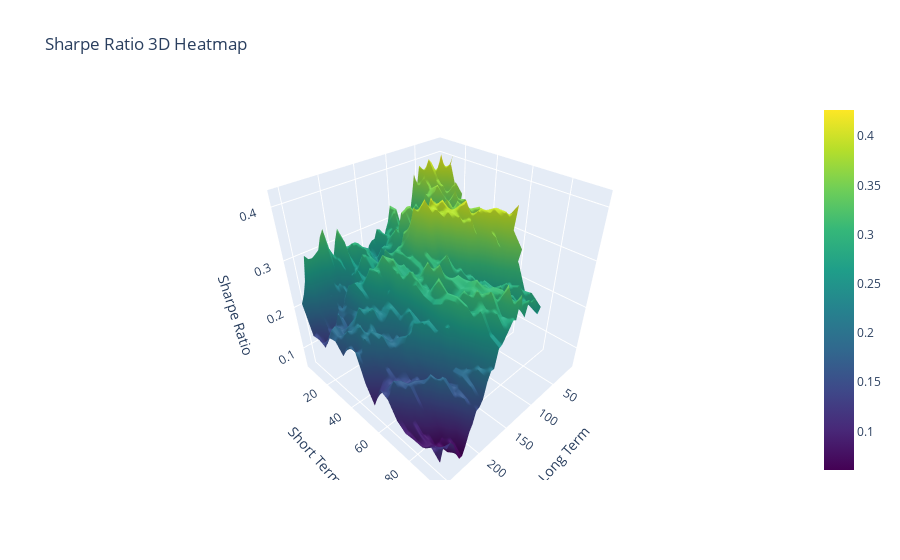

This figure's notebook cell:
### Code cell
# Create pivot table for Sharpe Ratio
Sharpe_Ratio = result_df.pivot_table(index='short_term', columns='long_term', values='sharpe_ratio').values

# Define sorted lists of long and short terms for axes
long_terms = sorted(result_df['long_term'].unique())
short_terms = sorted(result_df['short_term'].unique())

# Create 3D surface plot for Sharpe Ratio heatmap
fig = go.Figure(data=[go.Surface(z=Sharpe_Ratio, x=long_terms, y=short_terms, colorscale='Viridis')])

fig.update_layout(
    title='Sharpe Ratio 3D Heatmap',
    scene=dict(
        xaxis_title='Long Term',
        yaxis_title='Short Term',
        zaxis_title='Sharpe Ratio'
    ),
    autosize=True
)

fig.write_html('sharpe_ratio_3d_heatmap.html')
fig.show()

### Figure 1 — Plotly figure (JSON) as saved in the notebook; plotly's stock layout.template omitted (floating-point values rounded to 4 significant figures; data arrays with more than 128 entries replaced by an {"elided": "..."} marker saying what was removed)
{"data": [{"colorscale": [[0, "#440154"], [0.1111, "#482878"], [0.2222, "#3e4989"], [0.3333, "#31688e"], [0.4444, "#26828e"], [0.5556, "#1f9e89"], [0.6667, "#35b779"], [0.7778, "#6ece58"], [0.8889, "#b5de2b"], [1, "#fde725"]], "type": "surface", "x": [10, 15, 20, 25, 30, 35, 40, 45, 50, 55, 60, 65, 70, 75, 80, 85, 90, 95, 100, 105, 110, 115, 120, 125, 130, 135, 140, 145, 150, 155, 160, 165, 170, 175, 180, 185, 190, 195, 200, 205, 210, 215, 220, 225, 230, 235, 240, 245, 250, 255], "y": [5, 10, 15, 20, 25, 30, 35, 40, 45, 50, 55, 60, 65, 70, 75, 80, 85, 90, 95], "z": {"elided": "19x50 float values"}}], "layout": {"autosize": true, "scene": {"xaxis": {"title": {"text": "Long Term"}}, "yaxis": {"title": {"text": "Short Term"}}, "zaxis": {"title": {"text": "Sharpe Ratio"}}}, "title": {"text": "Sharpe Ratio 3D Heatmap"}}}
